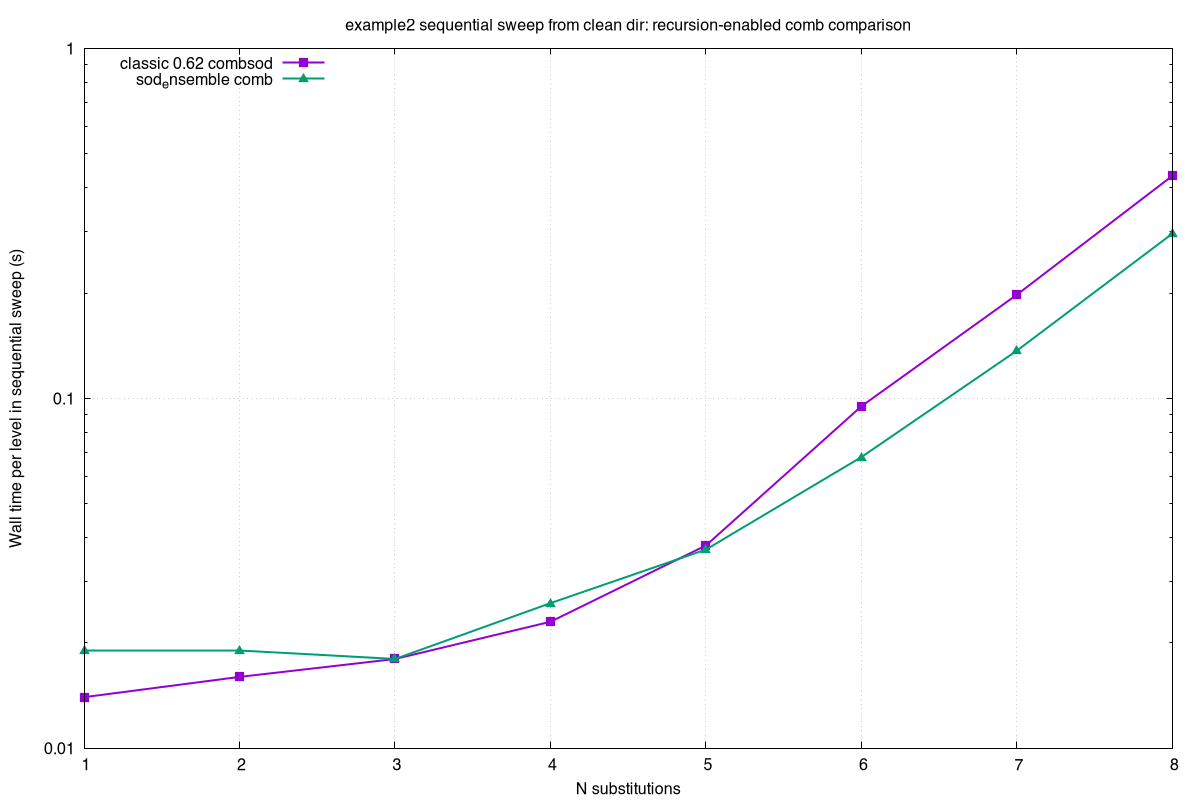

The script that saved this image:
set terminal pngcairo size 1200,800 enhanced font 'Helvetica,12'
set output '/home/salvador/coding/sod/sod/test/benchmark_comb_sequence_recursive_example2.png'
set datafile separator ','
set key left top
set xlabel 'N substitutions'
set ylabel 'Wall time per level in sequential sweep (s)'
set title 'example2 sequential sweep from clean dir: recursion-enabled comb comparison'
set grid ytics xtics
set logscale y
set xtics 1
plot \
  '/home/salvador/coding/sod/sod/test/benchmark_comb_sequence_recursive_example2.csv' using 1:2 with linespoints lw 2 pt 5 ps 1.2 title 'classic 0.62 combsod', \
  '/home/salvador/coding/sod/sod/test/benchmark_comb_sequence_recursive_example2.csv' using 1:3 with linespoints lw 2 pt 9 ps 1.2 title 'sod_ensemble comb'
